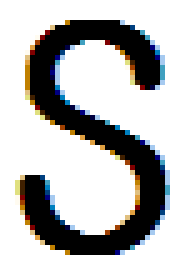
#> input picture data/S.bmp, 37 x 54 px (shown 5 times larger)
$ python 0612.py
#> lines starting #> are read from the running program, lines starting #| are printed output that depends on the picture
import cv2
import numpy as np

src = cv2.imread('./data/alphabet.bmp', cv2.IMREAD_GRAYSCALE)
tmp_A = cv2.imread('./data/A.bmp', cv2.IMREAD_GRAYSCALE)
tmp_S = cv2.imread('./data/S.bmp', cv2.IMREAD_GRAYSCALE)
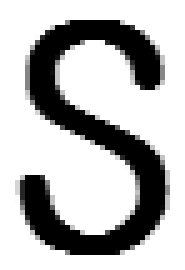
#> tmp_S: shape (54, 37) (shown 5 times larger); min 0, max 255, mean 182.8
tmp_b = cv2.imread('./data/b.bmp', cv2.IMREAD_GRAYSCALE)
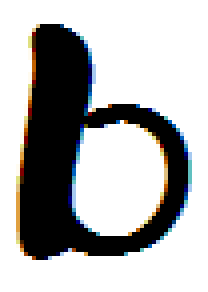
#> input picture data/b.bmp, 52 x 73 px (shown 4 times larger)
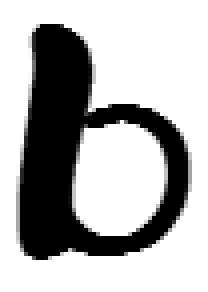
#> tmp_b: shape (73, 52) (shown 4 times larger); min 0, max 255, mean 176.8
#> (the run stopped early here; a loop or call above may not have finished)
